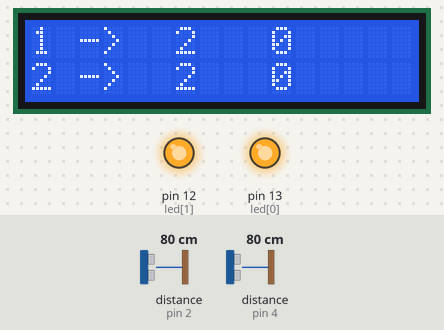
Bench run of a sketch on a simulated Arduino Uno, built with avr-gcc and run on an emulated ATmega328P. On the bench: 16×2 character LCD, output pins drawn as LEDs (lit = HIGH). Wiring (inferred from the names in the program): 2 × ultrasonic range finder: trigger pin 3, echo pin 2 / trigger pin 5, echo pin 4. Inputs (shaded band) come from the test bench; at power-on: distance to the obstacle (sensors on pin 2, pin 4) 80 cm. The echo pulse lasts 58.3 µs per cm; pins used as bus, display or sensor lines are not drawn.

Above: at 1.2 s.
1.3 s: distance to the obstacle (sensor on pin 2) set to 45 cm
3.6 s: distance to the obstacle (sensor on pin 2) set to 35 cm
At 4.5 s:
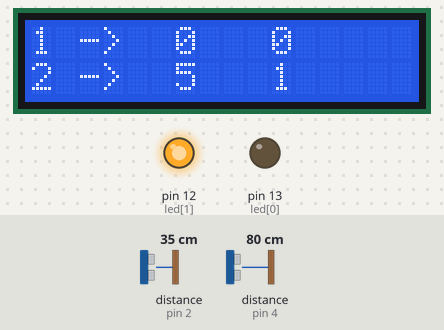
7.7 s: distance to the obstacle (sensor on pin 4) set to 43 cm
9.8 s: distance to the obstacle (sensor on pin 4) set to 37 cm
At 11.2 s:
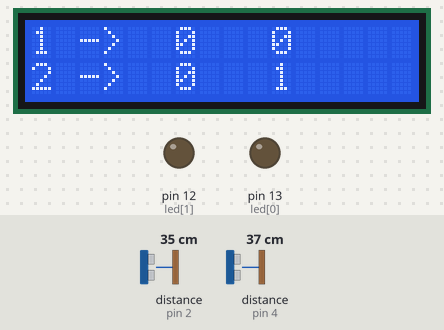
11.8 s: distance to the obstacle (sensor on pin 2) set to 60 cm
At 13.2 s:
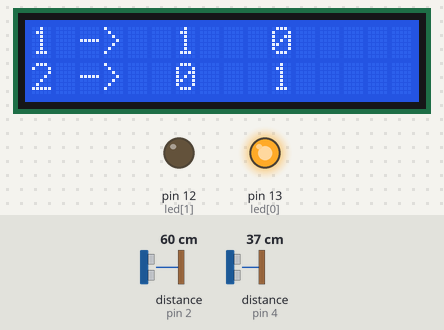
15.9 s: distance to the obstacle (sensor on pin 4) set to 60 cm
At 16.8 s:
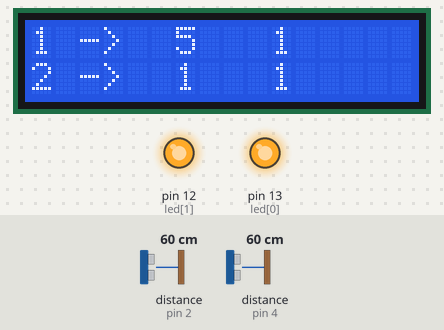
Timing chart, 0 to 18.9 s (numbered marks = the images above; inputs shaded):
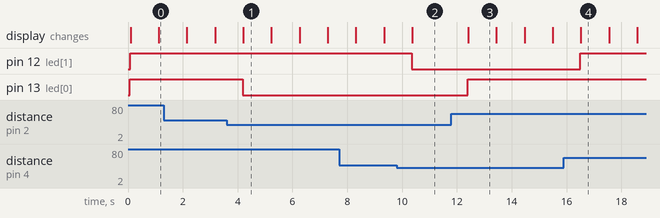

The sketch:

ARD_LCD_2xUSM_beta.ino
```cpp
#include <Wire.h>
#include <LiquidCrystal_I2C.h>

// vytvoří objekt lcd a nastaví jeho adresu
// 0x20 a 16 zanků na 2 řádcích
LiquidCrystal_I2C lcd(0x27,16,2);
// specifikace pinů_1
int pTrig[] = {3,5};
int pEcho[] = {2,4};
int led[] = {13,12};

int odezva[2]; // Pevně dané pole
int vzdalenost[2];
int body[] = {0,0};
int obsazenost[] = {0,0};

int sens_num = 2;

void setup()
{
  lcd.begin();// inicializuje displej


  lcd.backlight(); // zapne podsvětlení
// nastavení pinů modulu
for ( int i = 0; i < sens_num; i++){
    pinMode(pTrig[i], OUTPUT);
    pinMode(pEcho[i], INPUT);
  // Rychlost komunikace (9600 baud)
    Serial.begin(9600);
  // Nastavení LED
    pinMode(led[i], OUTPUT);
  }
}
void loop()
{
  for ( int i = 0; i < sens_num; i++){

    odezva[i] = mereni(odezva[i], pTrig[i], pEcho[i]);  // Změří vzdálenost
    vzdalenost[i] = count(odezva[i]); // Vypočítá hodnotu vzdálenosti
    body[i] = ob_count(vzdalenost[i], body[i], led[i]);// Přiřadí hodnotu z rozsahu
    obsazenost[i] = prepocet(body[i], obsazenost[i]);
  }
    zobrazeni(body[0], obsazenost[0], body[1], obsazenost[1]); // Zobrazí na displeji
    delay(1000);
}

// Funkce počítající vzdálenost objektu

       int count(int x){
        int y;
        y = x*0.034/2;
        return y;
       }

// Funkce určující rozsah a ohodnocení

      int ob_count(int vzdalenost, int hodnota, int led){
        if ( vzdalenost > 80){
           digitalWrite(led, LOW);
           hodnota = 0;
        }
        else if (vzdalenost < 40) {
           digitalWrite(led, LOW);
           hodnota = 0;
        }
        else {
          hodnota++;
          digitalWrite(led, HIGH);
        }
        return hodnota;
      }

// Funkce měření vzdálenosti

      int mereni(int value, int trig, int echo){
          digitalWrite(trig, LOW);
          delayMicroseconds(2);
          digitalWrite(trig, HIGH);
          delayMicroseconds(10);
          digitalWrite(trig, LOW);
          value = pulseIn(echo, HIGH);
          return value;
}

// Funkce zobrazující informace na LCD

      int zobrazeni(int bo1, int ob1, int bo2, int ob2){
      lcd.clear();
      lcd.setCursor(0,0);
      lcd.print("1 ->");
      lcd.setCursor(6,0);
      lcd.print(bo1);
      lcd.setCursor(10,0);
      lcd.print(ob1);
      lcd.setCursor(0,1);
      lcd.print("2 ->");
      lcd.setCursor(6,1);
      lcd.print(bo2);
      lcd.setCursor(10,1);
      lcd.print(ob2);
      }

 // Funkce přepočtu bodů na obsazenost

      int prepocet(int bo, int ob){
            if ( bo == 5 ) {
                ob++;
             }
             else {
             }
       return ob;
  }
```

Measured:
- the behaviour switches between 41 and 40 cm on distance to the obstacle (sensor on pin 2) (found by bisection; images 0 and 1)
- the behaviour switches between 41 and 40 cm on distance to the obstacle (sensor on pin 4) (found by bisection; images 1 and 2)
- after the input at 3.6 s, pin 13 (led[0]): HIGH → LOW after 0.58 s
- after the input at 9.8 s, pin 12 (led[1]): HIGH → LOW after 0.55 s
- after the input at 11.8 s, pin 13 (led[0]): LOW → HIGH after 0.59 s; the display: changes after 0.62 s (image 3)
- after the input at 15.9 s, pin 12 (led[1]): LOW → HIGH after 0.60 s
- what the display in image 1 shows lasts 1.0 s, from 4.2 s to 5.2 s
